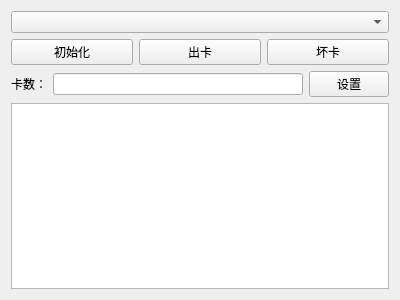
<?xml version="1.0" encoding="UTF-8"?>
<ui version="4.0">
 <class>Widget</class>
 <widget class="QWidget" name="Widget">
  <property name="geometry">
   <rect>
    <x>0</x>
    <y>0</y>
    <width>400</width>
    <height>300</height>
   </rect>
  </property>
  <property name="windowTitle">
   <string>Widget</string>
  </property>
  <layout class="QVBoxLayout" name="verticalLayout">
   <item>
    <widget class="QComboBox" name="comboBox"/>
   </item>
   <item>
    <layout class="QHBoxLayout" name="horizontalLayout">
     <item>
      <widget class="QPushButton" name="pushButton_4">
       <property name="text">
        <string>初始化</string>
       </property>
      </widget>
     </item>
     <item>
      <widget class="QPushButton" name="pushButton_3">
       <property name="text">
        <string>出卡</string>
       </property>
      </widget>
     </item>
     <item>
      <widget class="QPushButton" name="pushButton_2">
       <property name="text">
        <string>坏卡</string>
       </property>
      </widget>
     </item>
    </layout>
   </item>
   <item>
    <layout class="QHBoxLayout" name="horizontalLayout_2">
     <item>
      <widget class="QLabel" name="label">
       <property name="text">
        <string>卡数：</string>
       </property>
      </widget>
     </item>
     <item>
      <widget class="QLineEdit" name="lineEdit"/>
     </item>
     <item>
      <widget class="QPushButton" name="pushButton">
       <property name="text">
        <string>设置</string>
       </property>
      </widget>
     </item>
    </layout>
   </item>
   <item>
    <widget class="QPlainTextEdit" name="plainTextEdit"/>
   </item>
  </layout>
 </widget>
 <layoutdefault spacing="6" margin="11"/>
 <resources/>
 <connections/>
</ui>
